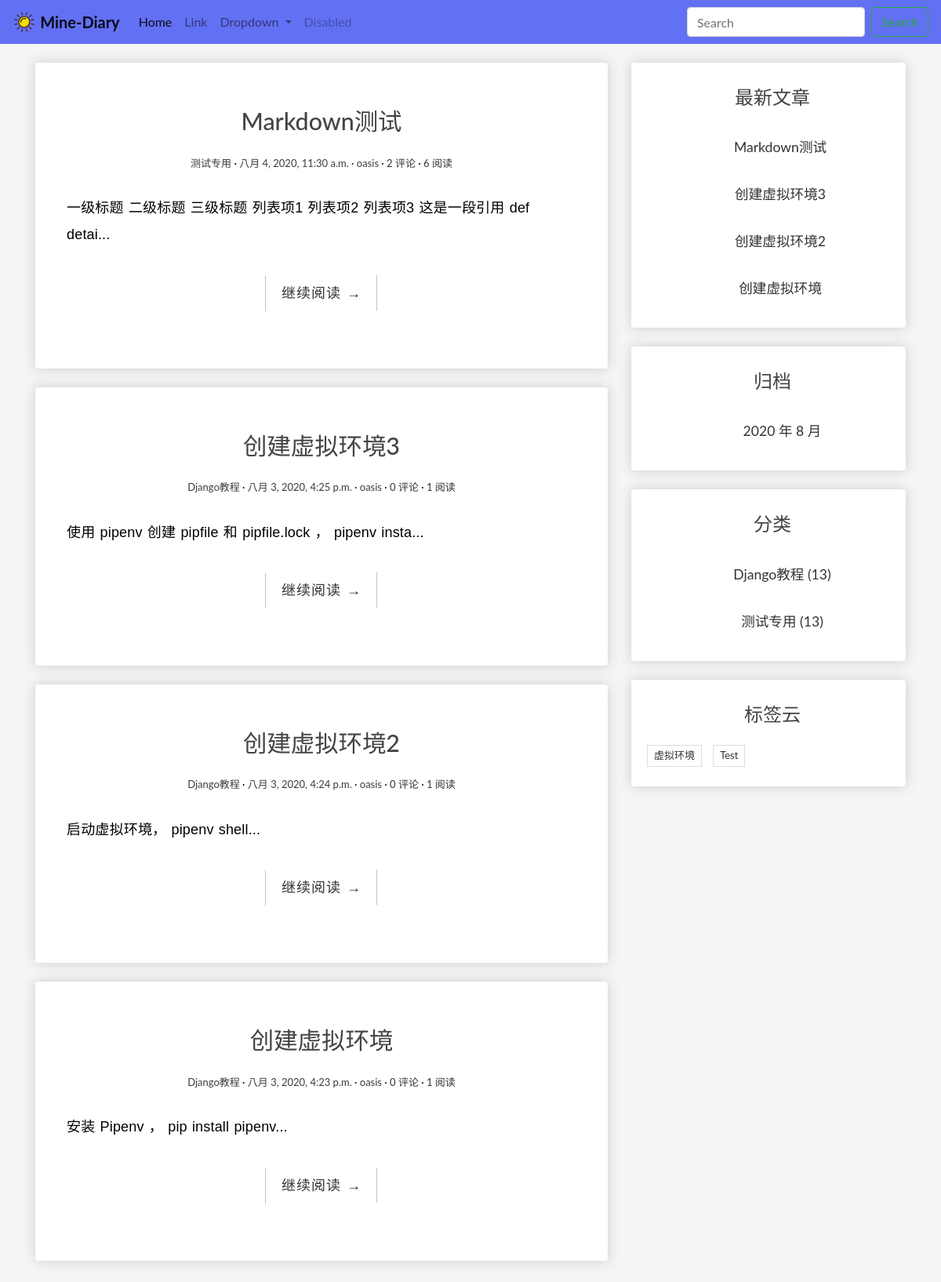
The page / on the database its author committed.
### blog/models.py (models this page shows, shortened)
class Post(models.Model):
    author = models.ForeignKey(
        User, verbose_name='作者', on_delete=models.CASCADE)
    title = models.CharField('标题', max_length=100)
    body = models.TextField('正文')
    created_time = models.DateTimeField('创建时间', default=timezone.now)
    modified_time = models.DateTimeField('修改时间')
    excerpt = models.CharField('摘要', max_length=100, blank=True)
    categories = models.ForeignKey(
        Category, verbose_name='归档', on_delete=models.CASCADE)
    tags = models.ManyToManyField(Tag, verbose_name='标签', blank=True)
    views = models.PositiveIntegerField(default=0, editable=False)
    def get_absolute_url(self):
        return reverse('blog:detail', kwargs={'pk': self.pk})
    class Meta:
        verbose_name = '文章'
        verbose_name_plural = verbose_name
        ordering = ['-created_time']

class Category(models.Model):
    name = models.CharField(max_length=100)
    class Meta:
        verbose_name = '分类'
        verbose_name_plural = verbose_name

class Tag(models.Model):
    name = models.CharField(max_length=100)
    class Meta:
        verbose_name = '标签'
        verbose_name_plural = verbose_name

### blog/views.py (the view)
# urls.py: path('', IndexView.as_view(), name='index'),
class IndexView(ListView):
    model = Post
    template_name = 'blog/index.html'
    context_object_name = 'post_list'

### blog/templatetags/blog_extras.py (called while the page is built)
@register.inclusion_tag('blog/inclusions/_recent_posts.html', takes_context=True)
def show_recent_posts(context, num=5):
    return {
        'recent_post_list': Post.objects.all().order_by('-created_time')[:num],
    }

@register.inclusion_tag('blog/inclusions/_archives.html', takes_context=True)
def show_archives(context):
    return {
        'date_list': Post.objects.dates('created_time', 'month', order='DESC'),
    }

@register.inclusion_tag('blog/inclusions/_categories.html', takes_context=True)
def show_categories(context):
    return {
        'category_list': Category.objects.all(),
    }

@register.inclusion_tag('blog/inclusions/_tags.html', takes_context=True)
def show_tags(context):
    return {
        'tag_list': Tag.objects.all(),
    }

### blog/templates/blog/index.html
{% extends 'base.html' %}
{% block main %}
  {% for post in post_list %}
    <div class="box-element">
      <article class="post post-{{ post.pk }}">
        <header class="entry-header">
          <h1 class="entry-title">
            <a>{{ post.title }}</a>
          </h1>
          <div class="entry-meta">
            <span class="post-category"><a>{{ post.categories.name }}</a></span>
            <span class="post-date"><a><time class="entry-date"
                  datetime="{{ post.created_time }}">{{ post.created_time }}</time></a></span>
            <span class="post-author"><a>{{ post.author }}</a></span>
            <span class="comments-link"><a href="{{ post.get_absolute_url }}#comment-area">{{ post.comment_set.count }} 评论</a></span>
            <span class="views-count"><a href="{{ post.get_absolute_url }}">{{ post.views }} 阅读</a></span>
          </div>
        </header>
        <div class="entry-content clearfix">
          <p>{{ post.excerpt }}...</p>
          <div class="read-more cl-effect-14">
            <a href="{{ post.get_absolute_url }}" class="more-link">继续阅读 <span class="meta-nav">→</span></a>
          </div>
        </div>
        <br>
        <br>
      </article>
    </div>
    <br>
  {% empty %}
    <div class="no-post">暂时还没有发布的文章！</div>
  {% endfor %}
{% endblock main %}

### blog/templates/base.html (shortened to what this page needs)
{% load static %}
{% load blog_extras %}
<!DOCTYPE html>
<html>
<head>
  <link href="https://cdn.bootcss.com/highlight.js/9.15.8/styles/github.min.css" rel="stylesheet">
  <link rel="stylesheet" href="https://stackpath.bootstrapcdn.com/bootstrap/4.5.0/css/bootstrap.min.css"
>
  <link rel="stylesheet" type="text/css" href="{% static 'blog/css/main.css' %}">
</head>
<body>
  <nav class="navbar navbar-expand-lg navbar-light" style="background-color: rgb(98, 112, 243);">
    <a class="navbar-brand" href="{% url 'blog:index' %}">
      <img src="{% static 'blog/images/sun.png' %}" width="30" height="30" class="d-inline-block align-top" alt=""
        loading="lazy">
      <strong>Mine-Diary</strong>
    </a>
    <div class="collapse navbar-collapse" id="navbarSupportedContent">
      <ul class="navbar-nav mr-auto">
        <li class="nav-item active">
          <a class="nav-link" href="{% url 'blog:index' %}">Home <span class="sr-only">(current)</span></a>
        </li>
        <li class="nav-item">
          <a class="nav-link" href="#">Link</a>
        </li>
        <li class="nav-item dropdown">
          <a class="nav-link dropdown-toggle" href="#" id="navbarDropdown" role="button" data-toggle="dropdown"
            aria-haspopup="true" aria-expanded="false">
            Dropdown
          </a>
        </li>
        <li class="nav-item">
          <a class="nav-link disabled" href="#" tabindex="-1" aria-disabled="true">Disabled</a>
        </li>
      </ul>
      <form class="form-inline my-2 my-lg-0">
        <input class="form-control mr-sm-2" type="search" placeholder="Search" aria-label="Search">
        <button class="btn btn-outline-success my-2 my-sm-0" type="submit">Search</button>
      </form>
    </div>
  </nav>
  <br>
  <div class="content-body">
    <div class="container">
      <div class="row">
        <main class="col-md-8">
          {% block main %}
          {% endblock main %}
        </main>
        <aside class="col-md-4">
          <div class="box-element">
            {% show_recent_posts %}
          </div>
          <br>
          <div class="box-element">
            {% show_archives %}
          </div>
          <br>
          <div class="box-element">
            {% show_categories %}
          </div>
          <br>
          <div class="box-element">
            {% show_tags %}
          </div>
          <br>
        </aside>
      </div>
    </div>
  </div>
</body>
</html>

### blog/templates/blog/inclusions/_recent_posts.html
<div class="widget widget-recent-posts">
  <h3 class="widget-title entry-title">最新文章</h3>
  <ul>
    {% for post in recent_post_list %}
      <div class="entry-free">
        <li>
            <a href="{{ post.get_absolute_url }}">{{ post.title }}</a>
        </li>
      </div>
    {% empty %}
      暂无文章！
    {% endfor %}
  </ul>
</div>

### blog/templates/blog/inclusions/_archives.html
<div class="widget widget-archives">
  <h3 class="widget-title entry-title">归档</h3>
  <ul>
    {% for date in date_list %}
    <div class="entry-free">
        <li>
            <a href="{% url 'blog:archives' date.year date.month %}">{{ date.year }} 年 {{ date.month }} 月</a>
        </li>
    </div>
    {% empty %}
      暂无归档！
    {% endfor %}
  </ul>
</div>

### blog/templates/blog/inclusions/_categories.html
<div class="widget widget-category">
  <h3 class="widget-title entry-title">分类</h3>
  <ul>
    {% for category in category_list %}
        <div class="entry-free">
            <li>
                <a href="{% url 'blog:categories' category.pk %}">{{ category.name }} <span class="post-count">(13)</span></a>
            </li>
        </div>
    {% empty %}
      暂无分类！
    {% endfor %}
  </ul>
</div>

### blog/templates/blog/inclusions/_tags.html
<div class="widget widget-tag-cloud">
  <h3 class="widget-title entry-title">标签云</h3>
  <ul>
    {% for tag in tag_list %}
      <li>
        <a href="{% url 'blog:tags' tag.pk %}">{{ tag.name }}</a>
      </li>
    {% empty %}
      暂无标签！
    {% endfor %}
  </ul>
</div>

### blog/static/blog/css/main.css (style rules this page uses)
body { background-color: whitesmoke; }
.box-element { box-shadow: hsl(0, 0%, 80%) 0 0 16px; background-color: #fff; border-radius: 4px; padding: 10px; }
.entry-free { text-align: center; font-size: 1.1em; margin-bottom: 20px; line-height: 1.6; padding: 10px 20px 0; }
* { outline: none; }
h1, h2, h3, h4, h5, h6 { margin-top: 0; }
a { color: #333; }
body { color: #444; font-family: 'Lato', sans-serif; }
p { font-family: 'Ubuntu', sans-serif; font-weight: 400; word-spacing: 1px; letter-spacing: 0.01em; }
img { max-width: 100%; }
.content-body { padding-bottom: 4em; }
.post { background: #fff; padding: 30px 30px 0; }
.entry-title { text-align: center; font-size: 1.9em; margin-bottom: 20px; line-height: 1.6; padding: 10px 20px 0; }
.entry-meta { text-align: center; color: #3d3c3c; font-size: 13px; margin-bottom: 30px; }
.entry-content { font-size: 18px; line-height: 1.9; font-weight: 300; color: #000; }
.post-category::after, .post-date::after, .post-author::after, .comments-link::after { content: ' ·'; color: #000; }
.read-more { font-family: 'Ubuntu', sans-serif; font-weight: 400; word-spacing: 1px; letter-spacing: 0.01em; text-align: center; margin-top: 20px; }
.cl-effect-14 a { padding: 0 20px; height: 45px; line-height: 45px; position: relative; display: inline-block; margin: 15px 25px; letter-spacing: 1px; font-weight: 400; text-shadow: 0 0 1px rgba(255, 255, 255, 0.3); }
.cl-effect-14 a::before, .cl-effect-14 a::after { position: absolute; width: 45px; height: 1px; background: #C3C3C3; content: ''; -webkit-transition: all 0.3s; -moz-transition: all 0.3s; transition: all 0.3s; pointer-events: none; }
.cl-effect-14 a::before { top: 0; left: 0; -webkit-transform: rotate(90deg); -moz-transform: rotate(90deg); transform: rotate(90deg); -webkit-transform-origin: 0 0; -moz-transform-origin: 0 0; transform-origin: 0 0; }
.cl-effect-14 a::after { right: 0; bottom: 0; -webkit-transform: rotate(90deg); -moz-transform: rotate(90deg); transform: rotate(90deg); -webkit-transform-origin: 100% 0; -moz-transform-origin: 100% 0; transform-origin: 100% 0; }
.widget { background: #fff; padding: 5px 0 5px 10px; }
.widget-title { font-size: 1.5em; margin-bottom: 20px; line-height: 1.6; padding: 10px 0 0; font-weight: 400; }
.widget-recent-posts ul { padding: 0; margin: 0; padding-left: 20px; }
.widget-recent-posts ul li { list-style-type: none; position: relative; line-height: 170%; margin-bottom: 10px; }
.widget-recent-posts ul li::before { content: '\f3d3'; font-family: "Ionicons"; position: absolute; left: -17px; top: 3px; font-size: 16px; color: #000; }
.widget-archives ul { padding: 0; margin: 0; padding-left: 25px; }
.widget-archives ul li { list-style-type: none; position: relative; line-height: 170%; margin-bottom: 10px; }
.widget-archives ul li::before { content: '\f3f3'; font-family: "Ionicons"; position: absolute; left: -25px; top: 1px; font-size: 16px; color: #000; }
.widget-category ul { padding: 0; margin: 0; padding-left: 25px; }
.widget-category ul li { list-style-type: none; position: relative; line-height: 170%; margin-bottom: 10px; }
.widget-category ul li::before { content: '\f3fe'; font-family: "Ionicons"; position: absolute; left: -25px; top: 1px; font-size: 18px; color: #000; }
.widget-tag-cloud ul { padding: 0; margin: 0; margin-right: -10px; }
.widget-tag-cloud ul li { list-style-type: none; font-size: 13px; display: inline-block; margin-right: 10px; margin-bottom: 10px; padding: 3px 8px; border: 1px solid #ddd; }

### rows shown on the page
Post: title "Markdown测试", categories.name "测试专用", created_time "八月 4, 2020, 11:30 a.m.", author "oasis", comment_set.count "2", views "6", excerpt "一级标题 二级标题 三级标题 列表项1 列表项2 列表项3 这是一段引用 def detai"
Post: title "创建虚拟环境3", categories.name "Django教程", created_time "八月 3, 2020, 4:25 p.m.", author "oasis", comment_set.count "0", views "1", excerpt "使用 pipenv 创建 pipfile 和 pipfile.lock ， pipenv insta"
Post: title "创建虚拟环境2", categories.name "Django教程", created_time "八月 3, 2020, 4:24 p.m.", author "oasis", comment_set.count "0", views "1", excerpt "启动虚拟环境， pipenv shell"
Post: title "创建虚拟环境", categories.name "Django教程", created_time "八月 3, 2020, 4:23 p.m.", author "oasis", comment_set.count "0", views "1", excerpt "安装 Pipenv ， pip install pipenv"
Category: name "Django教程"
Category: name "测试专用"
Tag: name "虚拟环境"
Tag: name "Test"

### other values the page prints
{{ date.year }} "2020"
{{ date.month }} "8"
